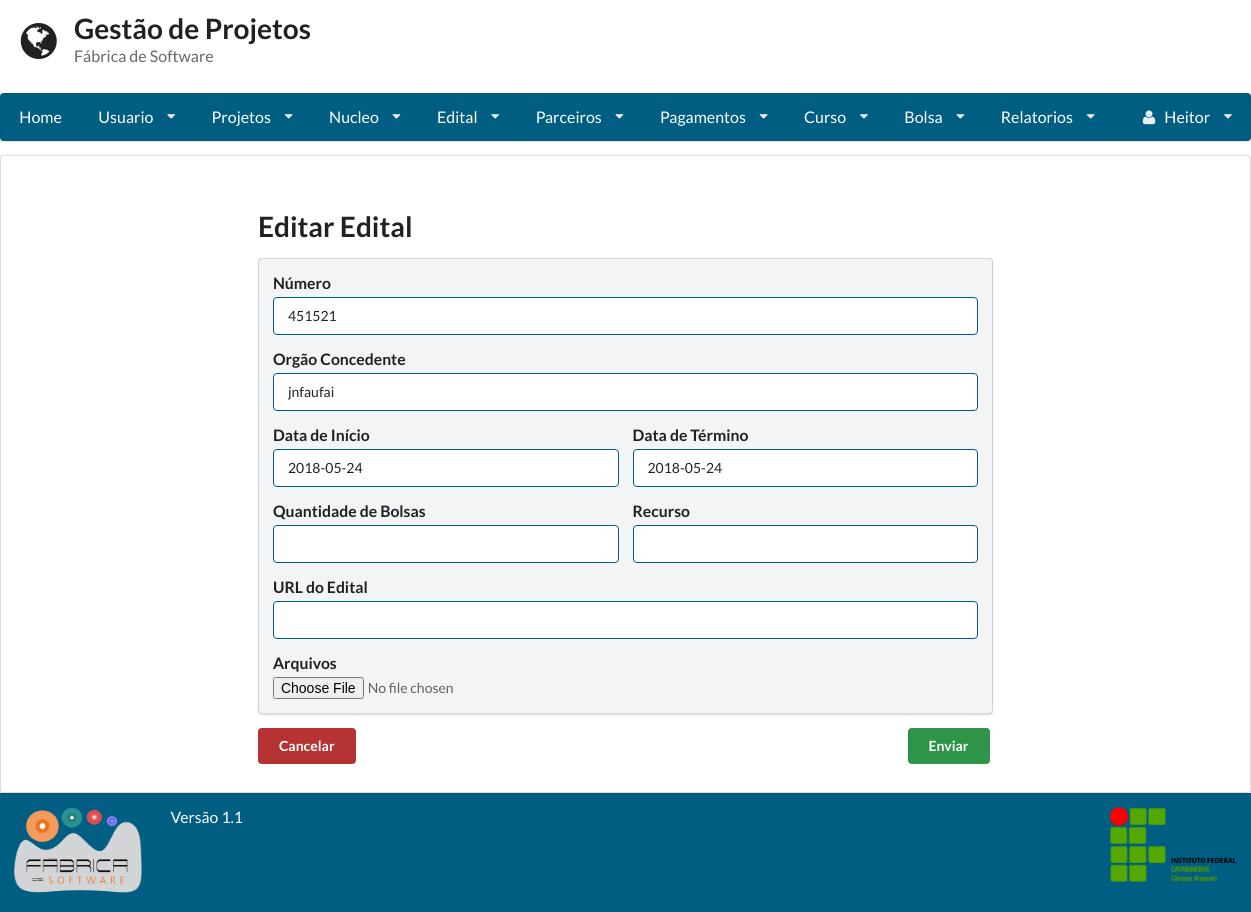
Screenshot of /editar_edital/2/ (signed in) with the database file from the repository.
### gestaoapp/models/edital.py (models this page shows, shortened)
class Edital(models.Model):
    numero = models.IntegerField(unique=True)
    orgao_concedente = models.CharField(max_length=255)
    dt_inicio = models.DateField()
    dt_termino = models.DateField()
    url_edital = models.URLField(max_length=200, null=True, blank=True)
    verba = models.FloatField(null=True, blank=True)
    qtd_bolsa = models.IntegerField(null=True, blank=True)
    pdf_edital = models.FileField(null=True, blank=True)
    data_hora_cadastro = models.DateTimeField(auto_now=True)
    responsavel_cadastro = models.ForeignKey(User)

### gestaoapp/views/edital.py (the view, shortened to what this page needs)
# urls.py: url(r'^editar_edital/(?P<edital_id>\d+)/$', CadastroEdital.as_view()),
class CadastroEdital(LoginRequiredMixin, View):
    template = 'edital/cadastro.html'
    def get(self, request, edital_id=None):
        if edital_id:
            edital = Edital.objects.get(id=edital_id)
            form = FormEditalEdit(instance=edital)
            editar = True
        else:
            form = FormEdital()
            editar = False
        return render(request, self.template, {'form': form, 'editar': editar})

### gestaoapp/forms/edital.py
class FormEditalEdit(forms.ModelForm):
    class Meta:
        model = Edital
        exclude = ('responsavel_cadastro',)

### gestaoapp/templates/edital/cadastro.html (shortened to what this page needs)
{% extends 'base.html'%}
{% block conteudo%}
{% if user.is_superuser %}
	<form method='POST'>
		<h1 class="ui header">
        {%if editar %}
            Editar Edital
        {% else %}
            Cadastro de Edital
        {%endif%}
        </h1>
        <div class="ui secondary segment">
		<div class="ui form">
            <div class="field">
                <label>Número</label>
                {{form.numero}}
            </div>
            <div class="field">
                <label>Orgão Concedente</label>
                {{form.orgao_concedente}}
            </div>
            <div class="two fields">
                <div class="field">
                    <label>Data de Início</label>
                    {% if editar %}
                        {{ form.dt_inicio }}
                    {% else %}
                        <input type="date" name="dt_inicio">
                    {% endif %}
                </div>
                <div class="field">
                    <label>Data de Término</label>
                    {% if editar %}
                        {{ form.dt_termino }}
                    {% else %}
                        <input type="date" name="dt_termino">
                    {% endif %}
                </div>
            </div>
            <div class="two fields">
                <div class="field">
                    <label>Quantidade de Bolsas</label>
                    {{form.qtd_bolsa}}
                </div>
                <div class="field">
                    <label>Recurso</label>
                    {{form.verba}}
                </div>
            </div>
            <div class="field">
                <label>URL do Edital</label>
                {{form.url_edital}}
            </div>
            <div class="field">
                <label>Arquivos</label>
                {{form.pdf_edital}}
            </div>
		</div>
        </div>
            <input type="submit" value="Enviar" class="ui submit button direita verde_escuro"/>
	</form>
    <a href='/consulta_edital/'><button class='ui red button'>Cancelar</button></a>
    </div>
{%endif%}
{%endblock%}

### gestaoapp/templates/base.html (shortened to what this page needs)
<!doctype html>
<head>
    {% load staticfiles %}
    <link rel="stylesheet" href="{% static 'semantic-2.1/dist/semantic.css' %}"/>
    <link rel="stylesheet" href="{% static 'base.css' %}"/>
</head>
<body class="cor-fundo">
<header class="cabecalho">
    <div class="ui grid">
        <div class="row">
            <div class='twelve wide column'>
                <h1 class="ui header">
                    <i class='ui icon world'></i>
                    <div class="ui content">
                        Gestão de Projetos
                        <p class="sub header">
                            Fábrica de Software
                        </p>
                    </div>
                </h1>
            </div>
        </div>
        {% if user.is_authenticated %}
            <div class="computer only row">
                <nav class="ui large menu stackable"><a class="item" href="/home">Home</a>
                    <div class="ui dropdown item">Usuario<i class="dropdown icon"></i>
                    </div>
                    <div class="ui dropdown item">Projetos<i class="dropdown icon"></i>
                    </div>
                    <div class="ui dropdown item">Nucleo<i class="dropdown icon"></i>
                    </div>
                    <div class="ui dropdown item">Edital<i class="dropdown icon"></i>
                    </div>
                    <div class="ui dropdown item">Parceiros<i class="dropdown icon"></i>
                    </div>
                    <div class="ui dropdown item">Pagamentos<i class="dropdown icon"></i>
                    </div>
                    {% if user.is_superuser %}
                        <div class="ui dropdown item">Curso<i class="dropdown icon"></i>
                        </div>
                    {% endif %}
                    {% if user.is_superuser %}
                        <div class="ui dropdown item">Bolsa<i class="dropdown icon"></i>
                        </div>
                    {% endif %}
                    {% if user.is_superuser %}
                        <div class="ui dropdown item">Relatorios<i class="dropdown icon"></i>
                        </div>
                    {% endif %}
                    <div class="ui dropdown item right floated"><i class="user icon"></i>
                        {{ request.user.first_name }} <i class="dropdown icon"></i>
                    </div>
                </nav>
            </div>
        {% endif %}
    </div>
</header>
<article class="corpo ui segment cor-conteudo">
    <div class="ui grid">
        <div class="row">
            <div class="three wide column"></div>
            <div class="ten wide column">
                {% block conteudo %}
                {% endblock %}
            </div>
        </div>
</article>
<footer class="ui grid rodape verde_escuro">
    <div class="two wide column">
        <img class="ui small image" src="{% static 'fabrica.png' %}">
    </div>
    <div class=" twelve wide column">
        <label class="centered"> Versão 1.1 </label>
    </div>
    <div class="two wide column">
        <img class="ui small image" src="{% static 'ifc2.png' %}">
    </div>
</footer>
</body>
</html>

### static/base.css (style rules this page uses)
.direita { float: right; }
.ui.grid { margin: 0 !important; padding: 0 !important; }
.cabecalho { min-height: 16% !important; color: #005e83 !important; }
.cabecalho .grid { margin: 0 !important; padding: 0 !important; }
.corpo { min-height: 64.9% !important; }
.rodape { min-height: 11% !important; }
article { margin: 0 !important; }
.red { background-color: #B63333 !important; }
.verde_escuro { background: #005e83 !important; color: #FFFFFF !important; }
.ui.menu { width: 100% !important; background-color: #005e83 !important; }
.ui.menu > .item { color: #FFF !important; }
label { font-size: 1.125em !important; }
input { border-color: #005E83 !important; }
input.verde_escuro { background-color: #2E9447 !important; }

### rows the page displays
Edital: numero "451521", orgao_concedente "jnfaufai", dt_inicio "2018-05-24", dt_termino "2018-05-24"

### other values shown
{{ request.user.first_name }} "Heitor"
